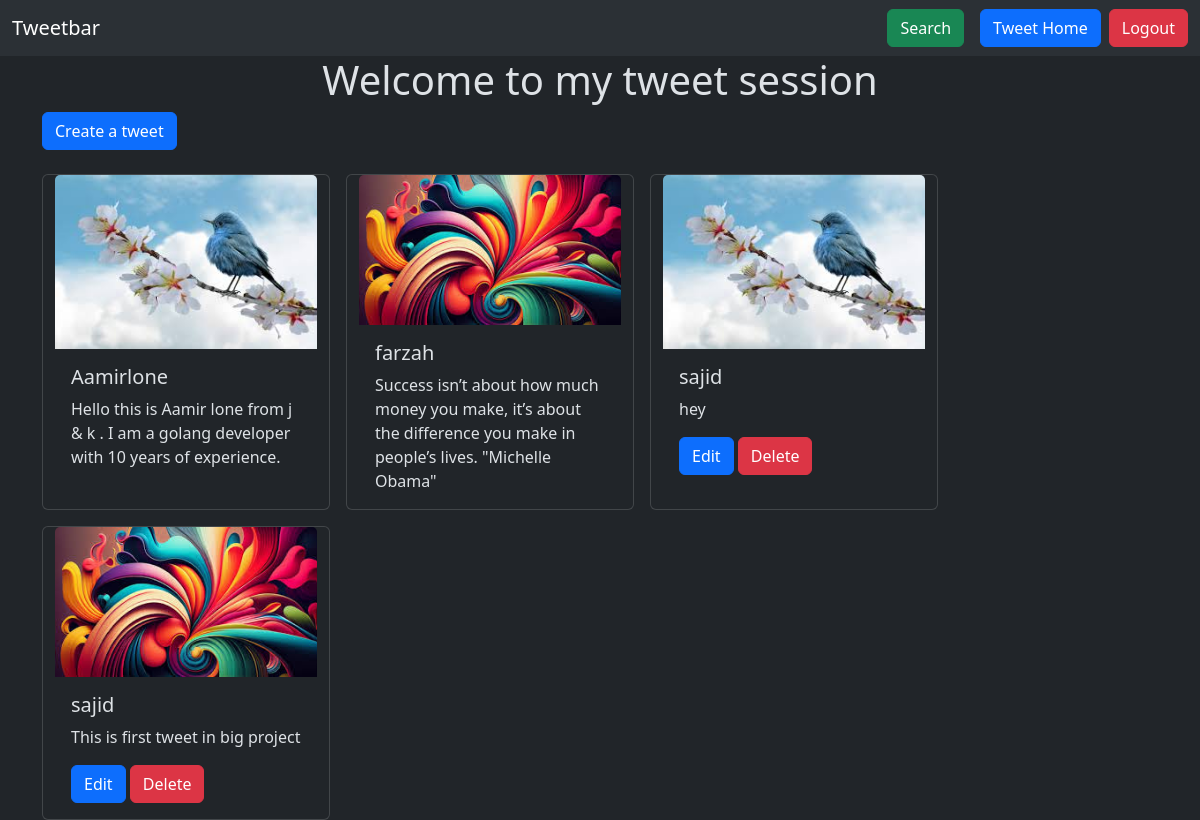
The page /tweet/ (signed in) on the database its author committed.
### tweet/models.py (models this page shows, shortened)
class Tweet(models.Model):
    user=models.ForeignKey(User,on_delete=models.CASCADE)
    text=models.TextField(max_length=240)
    photo=models.ImageField(upload_to='photos/',blank=True,null=True)
    created_at=models.DateTimeField(auto_now_add=True)
    updated_at=models.DateTimeField(auto_now=True)

### tweet/views.py (the view)
# urls.py: path('tweet/',views.tweet_list,name='tweet_list'),
def tweet_list(request):
    tweets = Tweet.objects.all().order_by('-created_at')
    return render(request, 'tweet_list.html', {'tweets': tweets})

### tweet/templates/tweet_list.html (shortened to what this page needs)
{% extends "layout.html" %}
{% block content %}
<h1 class="text-center">Welcome to my tweet session</h1>
<a class="btn btn-primary mb-4" href="{% url 'tweet_create' %}">Create a tweet</a>
<div class="container row gap-3 ">
    {% for tweet in tweets %}
    <div class="card" style="width: 18rem;">
        {% if tweet.photo %}
        <img src="{{ tweet.photo.url }}" class="card-img-top" alt="Tweet image">
        {% endif %}
        <div class="card-body">
          <h5 class="card-title">{{ tweet.user.username }}</h5>
          <p class="card-text">{{ tweet.text }}</p>
          {% if tweet.user == user%}
          <a href="{% url 'tweet_edit' tweet.id %}" class="btn btn-primary">Edit</a>
          <a href="{% url 'tweet_delete' tweet.id %}" class="btn btn-danger">Delete</a>
           {% endif %}
        </div>
      </div>
    {% endfor %}
</div>
{% endblock %}

### rows shown on the page
Tweet: photo (picture), user.username "Aamirlone", text "Hello this is Aamir lone from j & k . I am a golang developer with 10 years of experience."
Tweet: photo (picture), user.username "farzah", text "Success isn’t about how much money you make, it’s about the difference you make in people’s lives. \"Michelle Obama\""
Tweet: photo (picture), user.username "sajid", text "hey", shows "Edit"
Tweet: photo (picture), user.username "sajid", text "This is first tweet in big project", shows "Edit"
